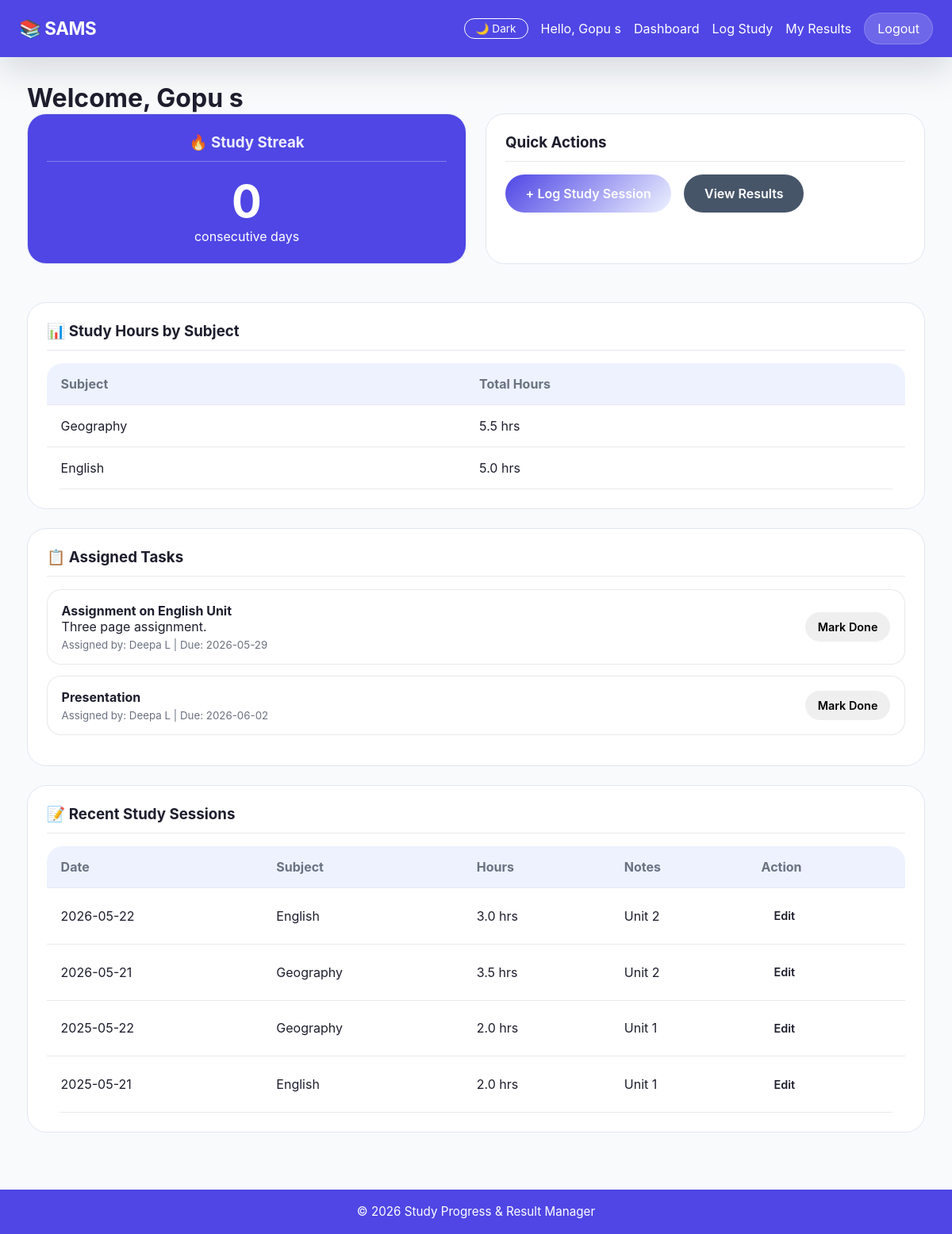
Page /student/dashboard (signed in) on the earlier database version.
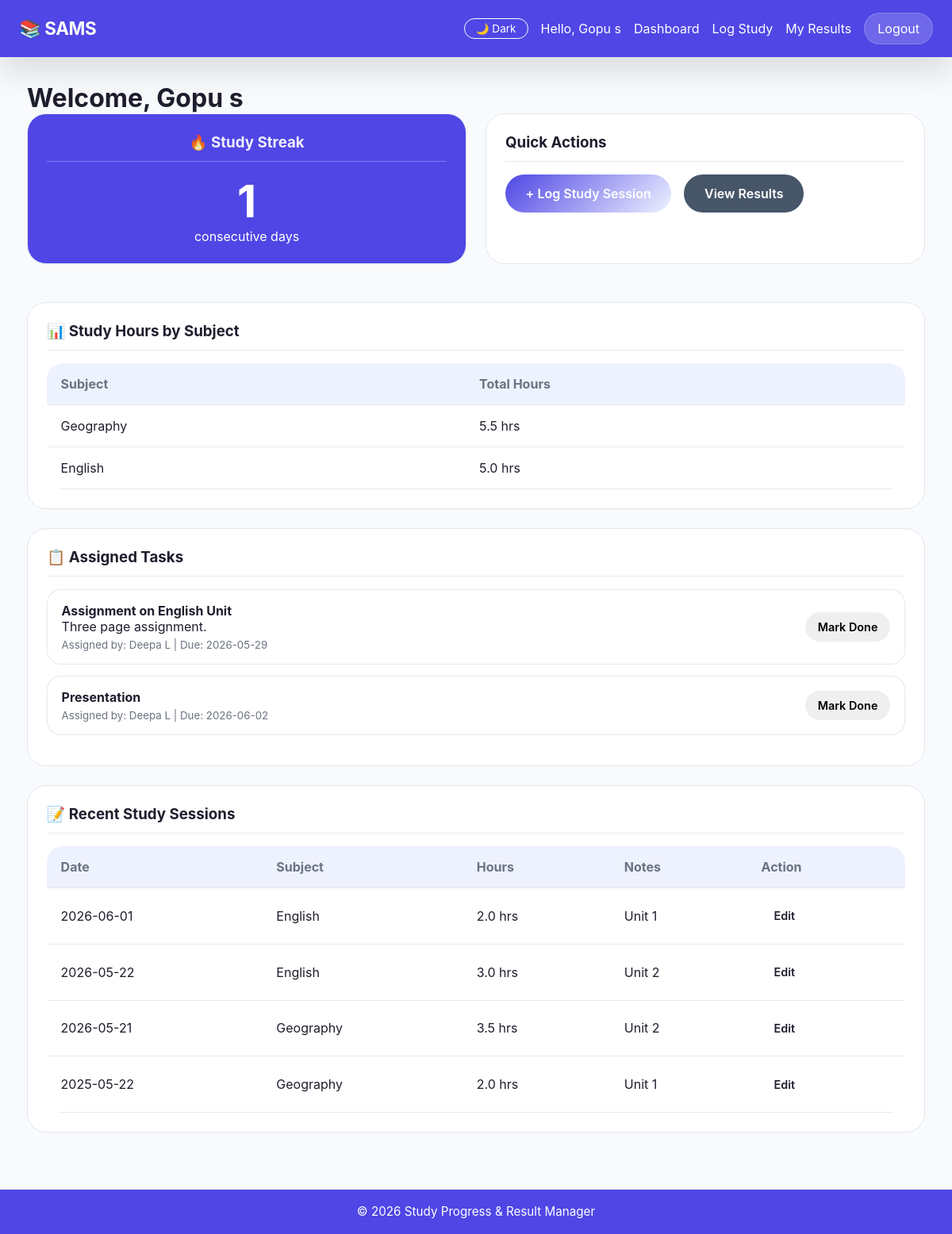
Same page on the later database version.
### tables this page shows
CREATE TABLE subjects (
            id INTEGER PRIMARY KEY AUTOINCREMENT,
            name TEXT UNIQUE NOT NULL
        );

CREATE TABLE tasks (
            id INTEGER PRIMARY KEY AUTOINCREMENT,
            student_id INTEGER NOT NULL,
            teacher_id INTEGER NOT NULL,
            title TEXT NOT NULL,
            description TEXT,
            due_date DATE,
            is_completed INTEGER DEFAULT 0,
            created_at TIMESTAMP DEFAULT CURRENT_TIMESTAMP,
            FOREIGN KEY (student_id) REFERENCES users(id),
            FOREIGN KEY (teacher_id) REFERENCES users(id)
        );

CREATE TABLE "users" (
                id INTEGER PRIMARY KEY AUTOINCREMENT,
                username TEXT UNIQUE NOT NULL,
                password TEXT NOT NULL,
                role TEXT NOT NULL CHECK(role IN ('teacher', 'student', 'admin')),
                full_name TEXT NOT NULL,
                status TEXT NOT NULL CHECK(status IN ('pending', 'active', 'blocked')) DEFAULT 'pending',
                department TEXT,
                created_at TIMESTAMP DEFAULT CURRENT_TIMESTAMP
            , theme VARCHAR(10) DEFAULT 'light');

CREATE TABLE study_logs (
            id INTEGER PRIMARY KEY AUTOINCREMENT,
            student_id INTEGER NOT NULL,
            subject_id INTEGER NOT NULL,
            hours_spent REAL NOT NULL,
            study_date DATE NOT NULL,
            notes TEXT,
            created_at TIMESTAMP DEFAULT CURRENT_TIMESTAMP,
            FOREIGN KEY (student_id) REFERENCES users(id),
            FOREIGN KEY (subject_id) REFERENCES subjects(id)
        );

### app.py (the view)
@app.route('/student/dashboard')
@login_required
@student_required
def student_dashboard():
    conn = get_db_connection()
    study_logs = conn.execute('''
        SELECT sl.*, s.name as subject_name
        FROM study_logs sl
        JOIN subjects s ON sl.subject_id = s.id
        WHERE sl.student_id = ?
        ORDER BY sl.study_date DESC
        LIMIT 10
    ''', (session['user_id'],)).fetchall()
    study_summary = conn.execute('''
        SELECT s.name as subject_name, SUM(sl.hours_spent) as total_hours
        FROM study_logs sl
        JOIN subjects s ON sl.subject_id = s.id
        WHERE sl.student_id = ?
        GROUP BY s.id
        ORDER BY total_hours DESC
    ''', (session['user_id'],)).fetchall()
    tasks = conn.execute('''
        SELECT t.*, u.full_name as teacher_name
        FROM tasks t
        JOIN users u ON t.teacher_id = u.id
        WHERE t.student_id = ?
        ORDER BY t.is_completed ASC, t.due_date ASC
    ''', (session['user_id'],)).fetchall()
    streak_rows = conn.execute('''
        SELECT DISTINCT study_date
        FROM study_logs
        WHERE student_id = ?
        ORDER BY study_date DESC
    ''', (session['user_id'],)).fetchall()
    streak = 0
    if streak_rows:
        study_dates = [datetime.fromisoformat(row['study_date']).date() for row in streak_rows]
        today = date.today()
        if study_dates[0] == today:
            streak = 1
            for next_date in study_dates[1:]:
                expected_date = today - timedelta(days=streak)
                if next_date == expected_date:
                    streak += 1
                else:
                    break
    conn.close()
    return render_template('student_dashboard.html',
                         study_logs=study_logs,
                         study_summary=study_summary,
                         tasks=tasks,
                         streak=streak)

### app.py (called while the page is built)
def login_required(f):
    @wraps(f)
    def decorated_function(*args, **kwargs):
        if 'user_id' not in session:
            flash('Please log in to access this page.', 'error')
            return redirect(url_for('login'))
        return f(*args, **kwargs)
    return decorated_function

def student_required(f):
    @wraps(f)
    def decorated_function(*args, **kwargs):
        if session.get('role') != 'student':
            flash('This page is for students only.', 'error')
            return redirect(url_for('home'))
        return f(*args, **kwargs)
    return decorated_function

@app.context_processor
def inject_current_user():
    return {'current_user': CurrentUser(session)}

    @property
    def is_authenticated(self):
        return bool(self.id)

### database.py (called while the page is built)
def get_db_connection():
    conn = sqlite3.connect(DATABASE)
    conn.row_factory = sqlite3.Row  # This lets us access columns by name
    return conn

### templates/student_dashboard.html (shortened to what this page needs)
{% extends 'base.html' %}
{% block content %}
<h1>Welcome, {{ session.get('full_name') }}</h1>
<div class="dashboard-grid">
    <div class="card streak-card">
        <h3>🔥 Study Streak</h3>
        <div class="streak-number">{{ streak }}</div>
        <p>consecutive days</p>
    </div>
    <div class="card">
        <h3>Quick Actions</h3>
        <div class="quick-actions">
            <a href="{{ url_for('add_study_log') }}" class="btn btn-primary">+ Log Study Session</a>
            <a href="{{ url_for('view_results') }}" class="btn btn-secondary">View Results</a>
        </div>
    </div>
</div>
<div class="card">
    <h3>📊 Study Hours by Subject</h3>
    {% if study_summary %}
        <table class="data-table">
            <thead>
                <tr>
                    <th>Subject</th>
                    <th>Total Hours</th>
                </tr>
            </thead>
            <tbody>
                {% for item in study_summary %}
                <tr>
                    <td>{{ item.subject_name }}</td>
                    <td>{{ "%.1f"|format(item.total_hours) }} hrs</td>
                </tr>
                {% endfor %}
            </tbody>
        </table>
    {% else %}
        <p class="empty-state">No study sessions logged yet. Start tracking your progress!</p>
    {% endif %}
</div>
<div class="card">
    <h3>📋 Assigned Tasks</h3>
    {% if tasks %}
        <ul class="task-list">
            {% for task in tasks %}
            <li class="task-item {% if task.is_completed %}completed{% endif %}">
                <div class="task-info">
                    <strong>{{ task.title }}</strong>
                    {% if task.description %}
                        <p>{{ task.description }}</p>
                    {% endif %}
                    <small>Assigned by: {{ task.teacher_name }}
                        {% if task.due_date %} | Due: {{ task.due_date }}{% endif %}
                    </small>
                </div>
                <form method="POST" action="{{ url_for('toggle_task', task_id=task.id) }}" style="display: inline;">
                    <button type="submit" class="btn btn-small">
                        {% if task.is_completed %}Mark Pending{% else %}Mark Done{% endif %}
                    </button>
                </form>
            </li>
            {% endfor %}
        </ul>
    {% else %}
        <p class="empty-state">No tasks assigned yet.</p>
    {% endif %}
</div>
<div class="card">
    <h3>📝 Recent Study Sessions</h3>
    {% if study_logs %}
        <table class="data-table">
            <thead>
                <tr>
                    <th>Date</th>
                    <th>Subject</th>
                    <th>Hours</th>
                    <th>Notes</th>
                    <th>Action</th>
                </tr>
            </thead>
            <tbody>
                {% for log in study_logs %}
                <tr>
                    <td>{{ log.study_date }}</td>
                    <td>{{ log.subject_name }}</td>
                    <td>{{ log.hours_spent }} hrs</td>
                    <td>{{ log.notes or '-' }}</td>
                    <td>
                        <a href="{{ url_for('edit_study_log', log_id=log.id) }}" class="btn btn-small">Edit</a>
                    </td>
                </tr>
                {% endfor %}
            </tbody>
        </table>
    {% else %}
        <p class="empty-state">No study sessions logged yet.</p>
    {% endif %}
</div>
{% endblock %}

Differences in the rows shown:
changed study_logs (number 1 of 4 on the later page): study_date "2025-05-21" → "2026-06-01"; moves up the list
Other differences:
{{ streak }}: "0" → "1"
